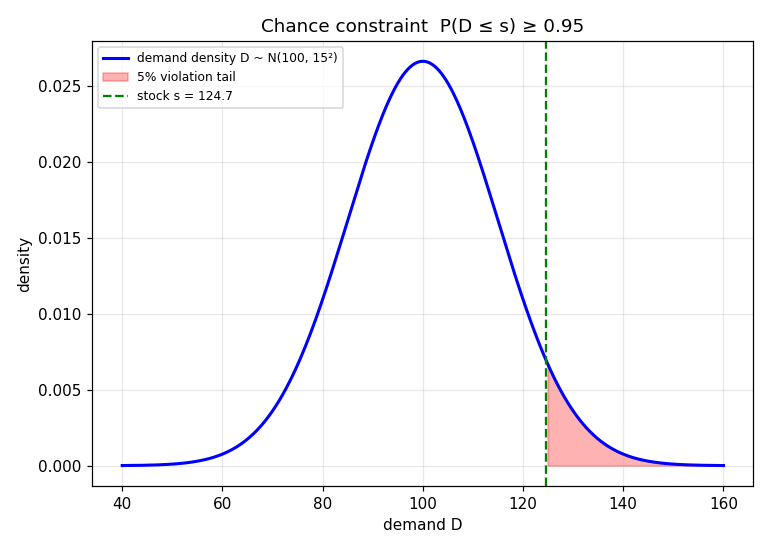

Here is the Python script that generated this plot:
import numpy as np
import matplotlib.pyplot as plt


def chance_constraint_density():
    mean, sigma = 100.0, 15.0
    threshold = mean + 1.645 * sigma
    x = np.linspace(40, 160, 500)
    density = np.exp(-0.5 * ((x - mean) / sigma) ** 2) / (sigma * np.sqrt(2 * np.pi))
    plt.figure(figsize=(7, 5))
    plt.plot(x, density, "b", linewidth=2, label="demand density D ~ N(100, 15²)")
    tail = x >= threshold
    plt.fill_between(x[tail], 0, density[tail], color="red", alpha=0.3, label="5% violation tail")
    plt.axvline(threshold, color="green", linestyle="--", label=f"stock s = {threshold:.1f}")
    plt.xlabel("demand D"); plt.ylabel("density")
    plt.title("Chance constraint  P(D ≤ s) ≥ 0.95")
    plt.legend(fontsize=8); plt.grid(True, alpha=0.3); plt.tight_layout()
    return "030702_chance_constraint_density"


chance_constraint_density()
plt.savefig('030702_chance_constraint_density.png', dpi=110)
